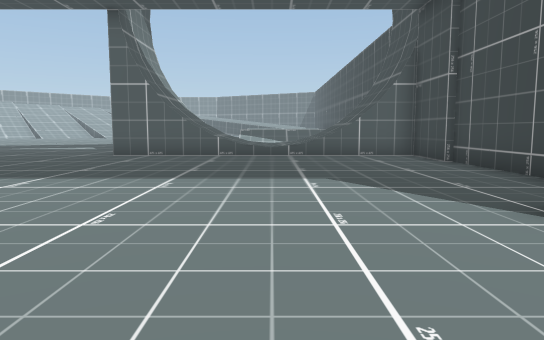
view 1 (above)

13 first-person views from a walk through a 3-D level made in the Unity game engine. The camera is 1.5 m above the floor, tilts 6° down and sees 70° across. The floor is counted in squares, 2 m on a side. Each view is taken from the middle of a square. On the plan, view 1 faces up. The plan holds only what a view shows up to about 12 squares ahead; the rest is blank. The place goes on beyond the plan. Some animated figures are left out.

view 2
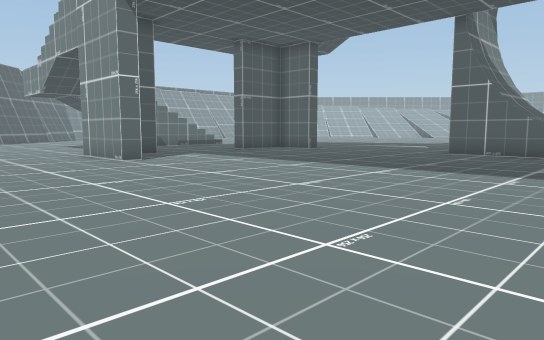

view 3
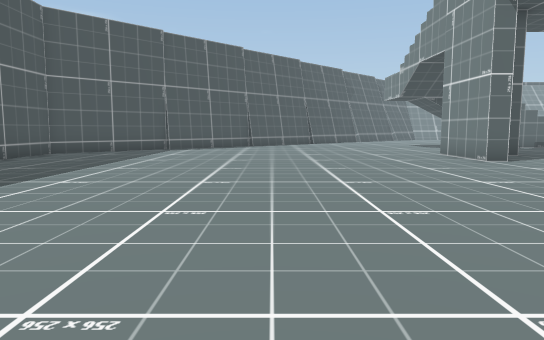

view 4
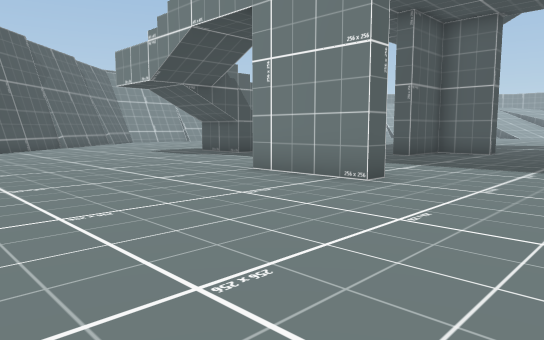

view 5
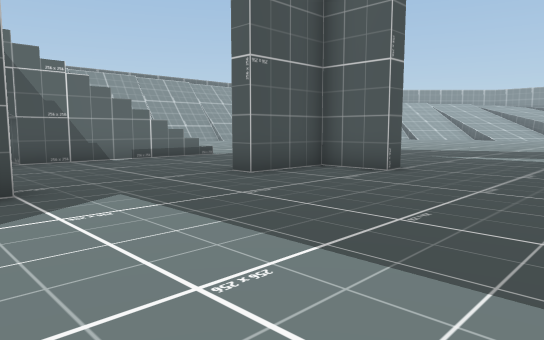

view 6
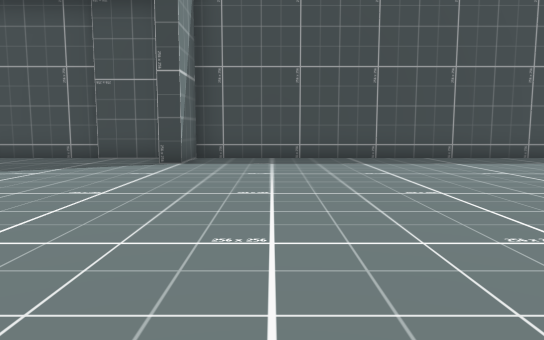

view 7
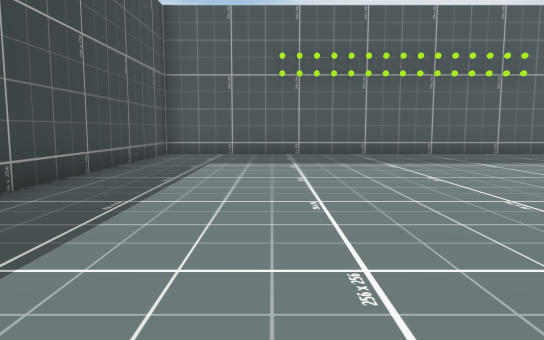

view 8
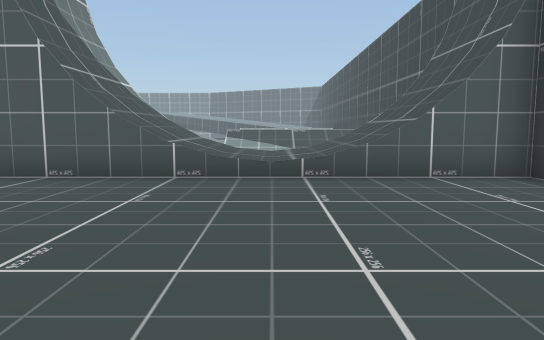

view 9
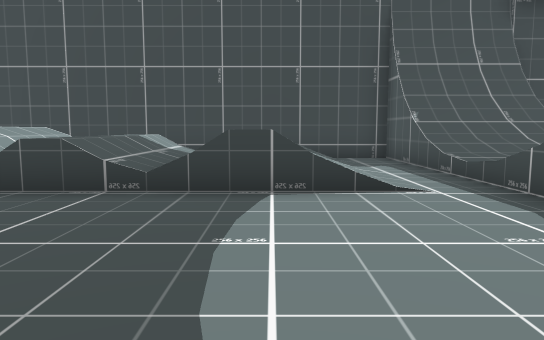

view 10
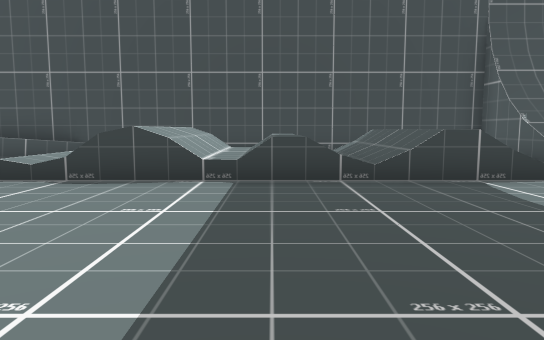

view 11
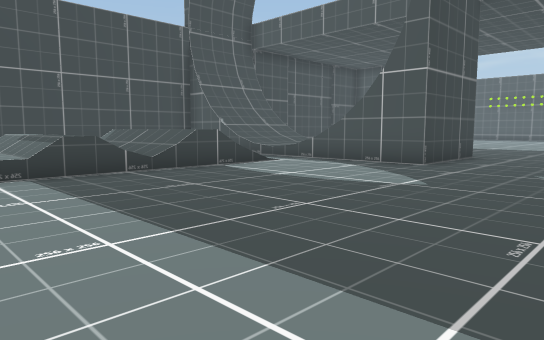

view 12
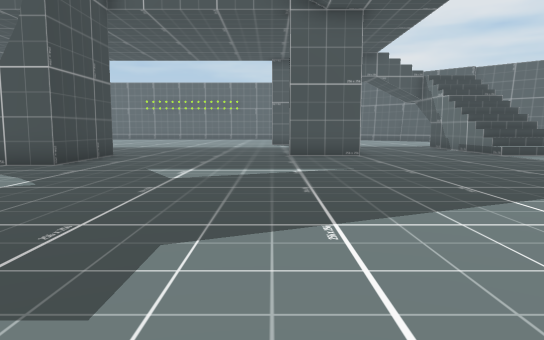

view 13
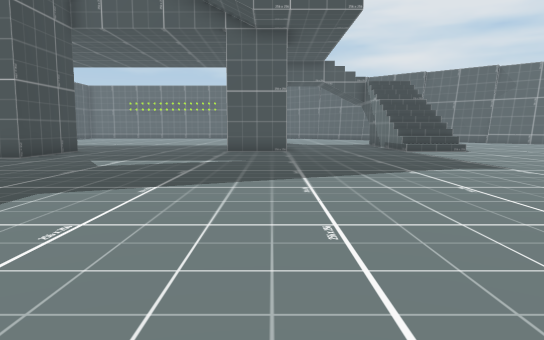

### Floor plan
Key: @ floor where view 1 was taken; # wall or solid block; . main floor; : floor 0.5 m higher than the main floor; / step, stairs or slope; = window, fence, low wall or low ledge; ^ raised ledge; O other object.
Columns run from 19 left of view 1 to 5 right of it. Each row starts with its distance up from view 1.
 25                         #
 24         .        ./     #
 23        ...      ../     #
 22       ............////  #
 21       ............////  #
 20      .............////. #
 19     ..............////. #
 18     ..............////. #
 17    ...............////  #
 16   ................////  #
 15   ......................#
 14  ..............##/////###
 13 ...............##//://##
 12 ...............##//://##
 11   //....##.....##/////##
 10   //....#..............O
  9     ....#..............^
  8     ....................#
  7     ....................#
  6    O....................#
  5    ....................##
  4   ......#..............#
  3  .......###...........###
  2 ........................#
  1 ........................#
  0 ...................@....#
 -1      ...................#
 -2        .................#
 -3        .................#
 -4        .................#
 -5        .................#
 -6        .................#
 -7        .................#
 -8        .................#
 -9        =##  #############

Where each view was taken, in squares from view 1:
view 1: 0 up, 0 right, facing up
view 2: 1 down, 0 right, facing up-left
view 3: 2 down, 0 right, facing left
view 4: 2 down, 6 left, facing up-left
view 5: 4 up, 6 left, facing up-left
view 6: 1 up, 6 left, facing right
view 7: 3 up, 1 right, facing down
view 8: 5 up, 0 right, facing up
view 9: 17 up, 6 left, facing right
view 10: 20 up, 7 left, facing right
view 11: 22 up, 8 left, facing down-right
view 12: 22 up, 9 left, facing down
view 13: 24 up, 11 left, facing down
